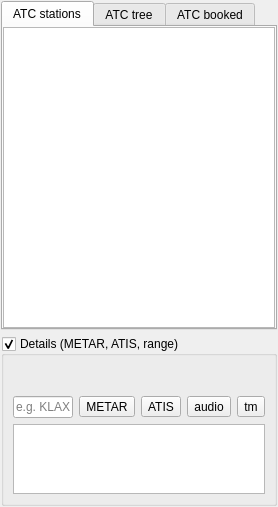
<?xml version="1.0" encoding="UTF-8"?>
<ui version="4.0">
 <class>CAtcStationComponent</class>
 <widget class="QFrame" name="CAtcStationComponent">
  <property name="geometry">
   <rect>
    <x>0</x>
    <y>0</y>
    <width>278</width>
    <height>507</height>
   </rect>
  </property>
  <property name="windowTitle">
   <string>ATC stations</string>
  </property>
  <layout class="QVBoxLayout" name="vl_ATCStations" stretch="3,1">
   <property name="leftMargin">
    <number>1</number>
   </property>
   <property name="topMargin">
    <number>1</number>
   </property>
   <property name="rightMargin">
    <number>1</number>
   </property>
   <property name="bottomMargin">
    <number>1</number>
   </property>
   <item>
    <widget class="QTabWidget" name="tw_Atc">
     <property name="currentIndex">
      <number>0</number>
     </property>
     <widget class="QWidget" name="tb_AtcStationsOnline">
      <attribute name="title">
       <string>ATC stations</string>
      </attribute>
      <layout class="QVBoxLayout" name="vl_AtcStationsOnline">
       <property name="spacing">
        <number>3</number>
       </property>
       <property name="leftMargin">
        <number>0</number>
       </property>
       <property name="topMargin">
        <number>0</number>
       </property>
       <property name="rightMargin">
        <number>0</number>
       </property>
       <property name="bottomMargin">
        <number>0</number>
       </property>
       <item>
        <widget class="BlackGui::Views::CAtcStationView" name="tvp_AtcStationsOnline">
         <property name="maximumSize">
          <size>
           <width>16777215</width>
           <height>16777215</height>
          </size>
         </property>
         <property name="styleSheet">
          <string notr="true"/>
         </property>
         <property name="selectionMode">
          <enum>QAbstractItemView::SingleSelection</enum>
         </property>
         <property name="selectionBehavior">
          <enum>QAbstractItemView::SelectRows</enum>
         </property>
         <property name="sortingEnabled">
          <bool>true</bool>
         </property>
         <attribute name="verticalHeaderVisible">
          <bool>false</bool>
         </attribute>
        </widget>
       </item>
      </layout>
     </widget>
     <widget class="QWidget" name="tb_AtcStationsOnlineTree">
      <attribute name="title">
       <string>ATC tree</string>
      </attribute>
      <layout class="QVBoxLayout" name="vl_AtcTree">
       <property name="spacing">
        <number>3</number>
       </property>
       <property name="leftMargin">
        <number>0</number>
       </property>
       <property name="topMargin">
        <number>0</number>
       </property>
       <property name="rightMargin">
        <number>0</number>
       </property>
       <property name="bottomMargin">
        <number>0</number>
       </property>
       <item>
        <widget class="BlackGui::Views::CAtcStationTreeView" name="tvp_AtcStationsOnlineTree">
         <property name="selectionMode">
          <enum>QAbstractItemView::SingleSelection</enum>
         </property>
         <property name="selectionBehavior">
          <enum>QAbstractItemView::SelectRows</enum>
         </property>
         <property name="animated">
          <bool>true</bool>
         </property>
         <attribute name="headerVisible">
          <bool>false</bool>
         </attribute>
        </widget>
       </item>
      </layout>
     </widget>
     <widget class="QWidget" name="tb_AtcStationsBooked">
      <attribute name="title">
       <string>ATC booked</string>
      </attribute>
      <layout class="QVBoxLayout" name="vl_AtcBooked">
       <property name="spacing">
        <number>3</number>
       </property>
       <property name="leftMargin">
        <number>0</number>
       </property>
       <property name="topMargin">
        <number>0</number>
       </property>
       <property name="rightMargin">
        <number>0</number>
       </property>
       <property name="bottomMargin">
        <number>0</number>
       </property>
       <item>
        <widget class="BlackGui::Views::CAtcStationView" name="tvp_AtcStationsBooked">
         <property name="frameShape">
          <enum>QFrame::StyledPanel</enum>
         </property>
         <property name="frameShadow">
          <enum>QFrame::Sunken</enum>
         </property>
         <property name="lineWidth">
          <number>1</number>
         </property>
         <property name="alternatingRowColors">
          <bool>true</bool>
         </property>
         <property name="selectionMode">
          <enum>QAbstractItemView::SingleSelection</enum>
         </property>
         <property name="selectionBehavior">
          <enum>QAbstractItemView::SelectRows</enum>
         </property>
         <property name="sortingEnabled">
          <bool>true</bool>
         </property>
         <attribute name="horizontalHeaderShowSortIndicator" stdset="0">
          <bool>true</bool>
         </attribute>
         <attribute name="verticalHeaderVisible">
          <bool>false</bool>
         </attribute>
        </widget>
       </item>
      </layout>
     </widget>
    </widget>
   </item>
   <item>
    <widget class="QGroupBox" name="gb_Details">
     <property name="title">
      <string>Details (METAR, ATIS, range)</string>
     </property>
     <property name="checkable">
      <bool>true</bool>
     </property>
     <layout class="QGridLayout" name="gl_Details">
      <item row="1" column="1">
       <widget class="QToolButton" name="tb_AtcStationsLoadMetar">
        <property name="toolTip">
         <string>Load METAR</string>
        </property>
        <property name="text">
         <string>METAR</string>
        </property>
       </widget>
      </item>
      <item row="1" column="2">
       <widget class="QToolButton" name="tb_AtcStationsAtisReload">
        <property name="toolTip">
         <string>Reload ATIS</string>
        </property>
        <property name="text">
         <string>ATIS</string>
        </property>
       </widget>
      </item>
      <item row="1" column="4">
       <widget class="QToolButton" name="tb_TextMessageOverlay">
        <property name="toolTip">
         <string>text message</string>
        </property>
        <property name="text">
         <string>tm</string>
        </property>
       </widget>
      </item>
      <item row="3" column="0" colspan="5">
       <widget class="QTextEdit" name="te_AtcStationsOnlineInfo">
        <property name="sizePolicy">
         <sizepolicy hsizetype="Preferred" vsizetype="Preferred">
          <horstretch>0</horstretch>
          <verstretch>0</verstretch>
         </sizepolicy>
        </property>
        <property name="minimumSize">
         <size>
          <width>0</width>
          <height>0</height>
         </size>
        </property>
        <property name="maximumSize">
         <size>
          <width>16777215</width>
          <height>16777215</height>
         </size>
        </property>
        <property name="readOnly">
         <bool>true</bool>
        </property>
       </widget>
      </item>
      <item row="1" column="0">
       <widget class="QLineEdit" name="le_AtcStationsOnlineMetar">
        <property name="toolTip">
         <string extracomment="METAR: Airport ICAO code">METAR: Airport ICAO code</string>
        </property>
        <property name="maxLength">
         <number>5</number>
        </property>
        <property name="placeholderText">
         <string>e.g. KLAX</string>
        </property>
       </widget>
      </item>
      <item row="1" column="3">
       <widget class="QToolButton" name="tb_Audio">
        <property name="toolTip">
         <string>goto audio panel</string>
        </property>
        <property name="text">
         <string>audio</string>
        </property>
       </widget>
      </item>
      <item row="0" column="0" colspan="5">
       <widget class="BlackGui::Components::CSettingsAtcStationsInlineComponent" name="comp_AtcStationsSettings">
        <property name="minimumSize">
         <size>
          <width>0</width>
          <height>25</height>
         </size>
        </property>
       </widget>
      </item>
     </layout>
    </widget>
   </item>
  </layout>
 </widget>
 <customwidgets>
  <customwidget>
   <class>BlackGui::Views::CAtcStationView</class>
   <extends>QTableView</extends>
   <header>blackgui/views/atcstationview.h</header>
  </customwidget>
  <customwidget>
   <class>BlackGui::Components::CSettingsAtcStationsInlineComponent</class>
   <extends>QFrame</extends>
   <header>blackgui/components/settingsatcstationsinlinecomponent.h</header>
   <container>1</container>
  </customwidget>
  <customwidget>
   <class>BlackGui::Views::CAtcStationTreeView</class>
   <extends>QTreeView</extends>
   <header>blackgui/views/atcstationtreeview.h</header>
  </customwidget>
 </customwidgets>
 <tabstops>
  <tabstop>tw_Atc</tabstop>
  <tabstop>tvp_AtcStationsOnline</tabstop>
  <tabstop>gb_Details</tabstop>
  <tabstop>le_AtcStationsOnlineMetar</tabstop>
  <tabstop>tb_AtcStationsLoadMetar</tabstop>
  <tabstop>tb_AtcStationsAtisReload</tabstop>
  <tabstop>tb_Audio</tabstop>
  <tabstop>tb_TextMessageOverlay</tabstop>
  <tabstop>te_AtcStationsOnlineInfo</tabstop>
  <tabstop>tvp_AtcStationsOnlineTree</tabstop>
  <tabstop>tvp_AtcStationsBooked</tabstop>
 </tabstops>
 <resources/>
 <connections/>
</ui>
